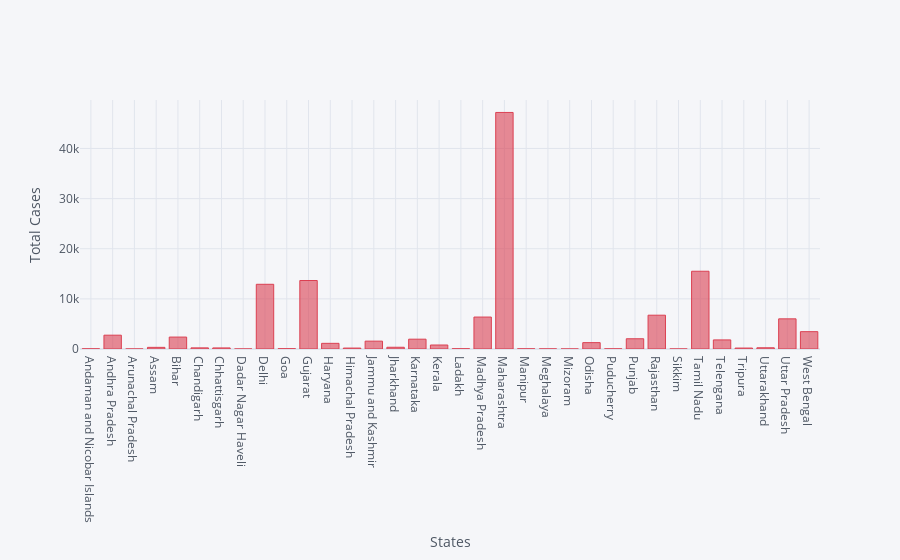

This figure's notebook cell:
### Code cell
# import plotly offline
from plotly.offline import download_plotlyjs, init_notebook_mode, plot, iplot

# connects the JavaScript to the NoteBook
init_notebook_mode(connected=True)

cf.go_offline() # this allows us to access cufflinks offline

# Create a bar plot using plotly
df_india.iplot(kind='bar',x='Name of State / UT',y='Total Confirmed cases', xTitle='States', yTitle='Total Cases', color='red')

### Figure 1 — Plotly figure (JSON) as saved in the notebook; plotly's stock layout.template omitted (floating-point values rounded to 4 significant figures)
{"data": [{"marker": {"color": "rgba(219, 64, 82, 0.6)", "line": {"color": "rgba(219, 64, 82, 1.0)", "width": 1}}, "name": "Total Confirmed cases", "orientation": "v", "text": "", "type": "bar", "x": ["Andaman and Nicobar Islands", "Andhra Pradesh", "Arunachal Pradesh", "Assam", "Bihar", "Chandigarh", "Chhattisgarh", "Dadar Nagar Haveli", "Delhi", "Goa", "Gujarat", "Haryana", "Himachal Pradesh", "Jammu and Kashmir", "Jharkhand", "Karnataka", "Kerala", "Ladakh", "Madhya Pradesh", "Maharashtra", "Manipur", "Meghalaya", "Mizoram", "Odisha", "Puducherry", "Punjab", "Rajasthan", "Sikkim", "Tamil Nadu", "Telengana", "Tripura", "Uttarakhand", "Uttar Pradesh", "West Bengal"], "y": [33, 2757, 1, 329, 2380, 225, 214, 2, 12910, 55, 13664, 1131, 185, 1569, 350, 1959, 795, 49, 6371, 47190, 29, 14, 1, 1269, 26, 2045, 6742, 1, 15512, 1813, 189, 244, 6017, 3459]}], "layout": {"legend": {"bgcolor": "#F5F6F9", "font": {"color": "#4D5663"}}, "paper_bgcolor": "#F5F6F9", "plot_bgcolor": "#F5F6F9", "title": {"font": {"color": "#4D5663"}}, "xaxis": {"gridcolor": "#E1E5ED", "showgrid": true, "tickfont": {"color": "#4D5663"}, "title": {"font": {"color": "#4D5663"}, "text": "States"}, "zerolinecolor": "#E1E5ED"}, "yaxis": {"gridcolor": "#E1E5ED", "showgrid": true, "tickfont": {"color": "#4D5663"}, "title": {"font": {"color": "#4D5663"}, "text": "Total Cases"}, "zerolinecolor": "#E1E5ED"}}}
